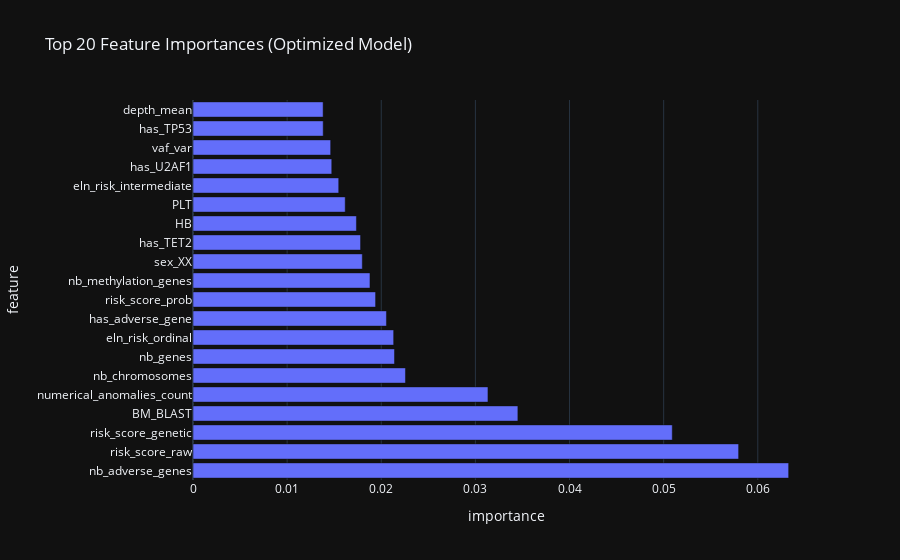

Write notebook code for a chart like this one.
### Code cell
if hasattr(best_pipeline.named_steps['classifier'], 'feature_importances_'):
    importances = best_pipeline.named_steps['classifier'].feature_importances_
    feature_importance_df = pd.DataFrame({
        'feature': selected_features,
        'importance': importances
    }).sort_values('importance', ascending=False)

    fig = px.bar(feature_importance_df.head(20), x='importance', y='feature',
                 orientation='h', title='Top 20 Feature Importances (Optimized Model)')
    fig.show()

### Figure 1 — Plotly figure (JSON) as saved in the notebook; plotly's stock layout.template omitted (floating-point values rounded to 4 significant figures)
{"data": [{"hovertemplate": "importance=%{x}<br>feature=%{y}<extra></extra>", "legendgroup": "", "marker": {"color": "#636efa", "pattern": {"shape": ""}}, "name": "", "orientation": "h", "showlegend": false, "textposition": "auto", "x": [0.06328, 0.05796, 0.05091, 0.03451, 0.03133, 0.02257, 0.02141, 0.02132, 0.02055, 0.0194, 0.0188, 0.01799, 0.0178, 0.01736, 0.01617, 0.01548, 0.01474, 0.01462, 0.01383, 0.01382], "xaxis": "x", "y": ["nb_adverse_genes", "risk_score_raw", "risk_score_genetic", "BM_BLAST", "numerical_anomalies_count", "nb_chromosomes", "nb_genes", "eln_risk_ordinal", "has_adverse_gene", "risk_score_prob", "nb_methylation_genes", "sex_XX", "has_TET2", "HB", "PLT", "eln_risk_intermediate", "has_U2AF1", "vaf_var", "has_TP53", "depth_mean"], "yaxis": "y", "type": "bar"}], "layout": {"xaxis": {"anchor": "y", "domain": [0.0, 1.0], "title": {"text": "importance"}}, "yaxis": {"anchor": "x", "domain": [0.0, 1.0], "title": {"text": "feature"}}, "legend": {"tracegroupgap": 0}, "title": {"text": "Top 20 Feature Importances (Optimized Model)"}, "barmode": "relative"}}
